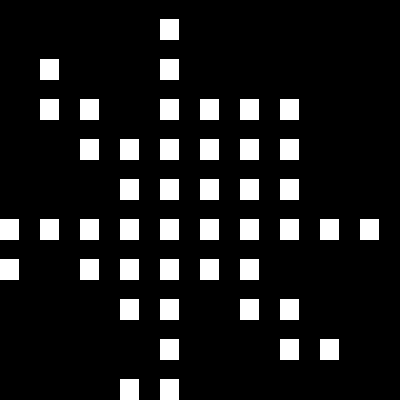

The image is a tile-based game level rendered from a .tmx file. Its description and source (layers, tilesets, objects; grid data summarised) follow:
An orthogonal 10x10 tile map with 40x40 px tiles, 1 tile layer (Layer 1).

<map version="1.0" orientation="orthogonal" width="10" height="10" tilewidth="40" tileheight="40">
 <tileset firstgid="1" name="texture" tilewidth="40" tileheight="40" spacing="4" margin="4">
  <image source="texture.png" />
 </tileset>
 <layer name="Layer 1" width="10" height="10">
  <data>[100 cells, 45 non-empty, 1 distinct tile ids]</data>
 </layer>
</map>
